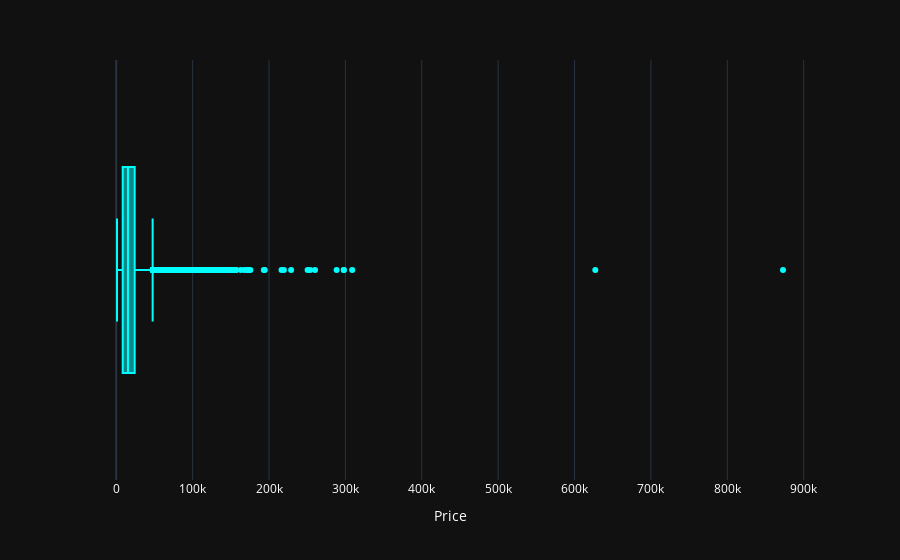

The notebook cell this image was saved under:
### Code cell
import plotly.express as px
fig = px.box(df, x='Price', template='plotly_dark', color_discrete_sequence=['cyan'])
fig.update_layout(font_color='white')
fig.show()

### Figure 1 — Plotly figure (JSON) as saved in the notebook; plotly's stock layout.template omitted (floating-point values rounded to 4 significant figures; data arrays with more than 128 entries replaced by an {"elided": "..."} marker saying what was removed)
{"data": [{"alignmentgroup": "True", "hovertemplate": "Price=%{x}<extra></extra>", "legendgroup": "", "marker": {"color": "cyan"}, "name": "", "notched": false, "offsetgroup": "", "orientation": "h", "showlegend": false, "type": "box", "x": {"elided": "19237 float values"}, "x0": " ", "xaxis": "x", "y0": " ", "yaxis": "y"}], "layout": {"boxmode": "group", "font": {"color": "white"}, "legend": {"tracegroupgap": 0}, "margin": {"t": 60}, "xaxis": {"anchor": "y", "domain": [0, 1], "title": {"text": "Price"}}, "yaxis": {"anchor": "x", "domain": [0, 1]}}}
